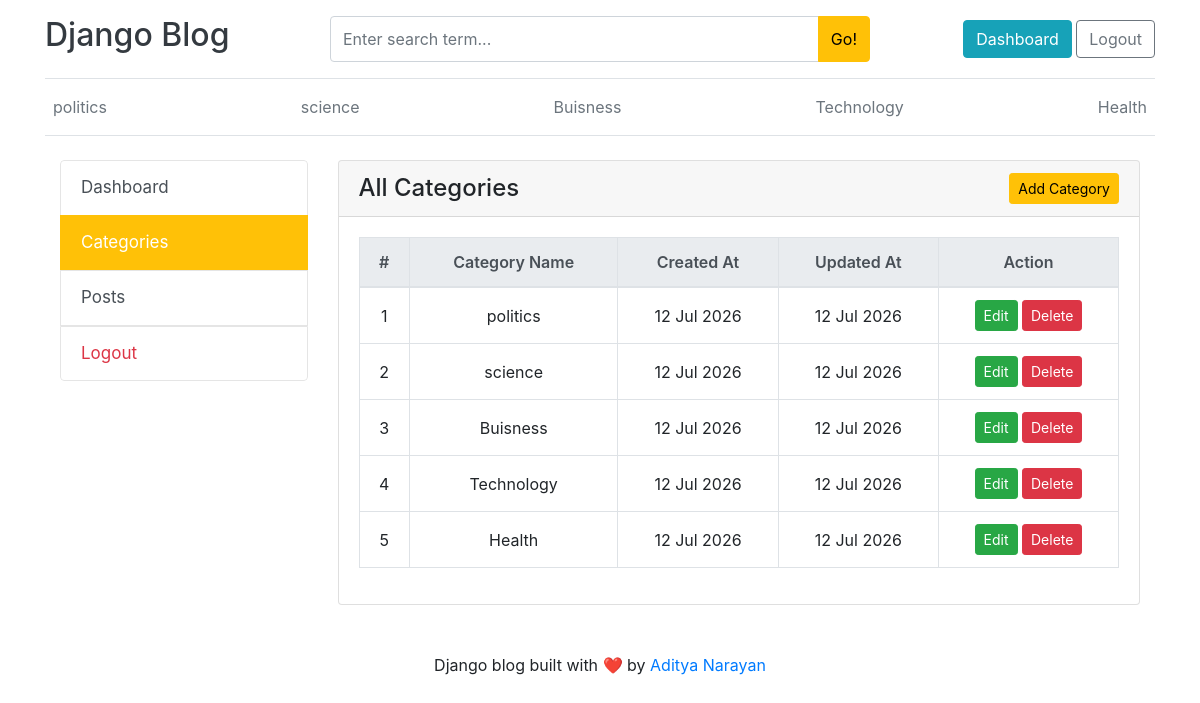
Page /dashboard/categories/ (signed in) on the earlier database version.
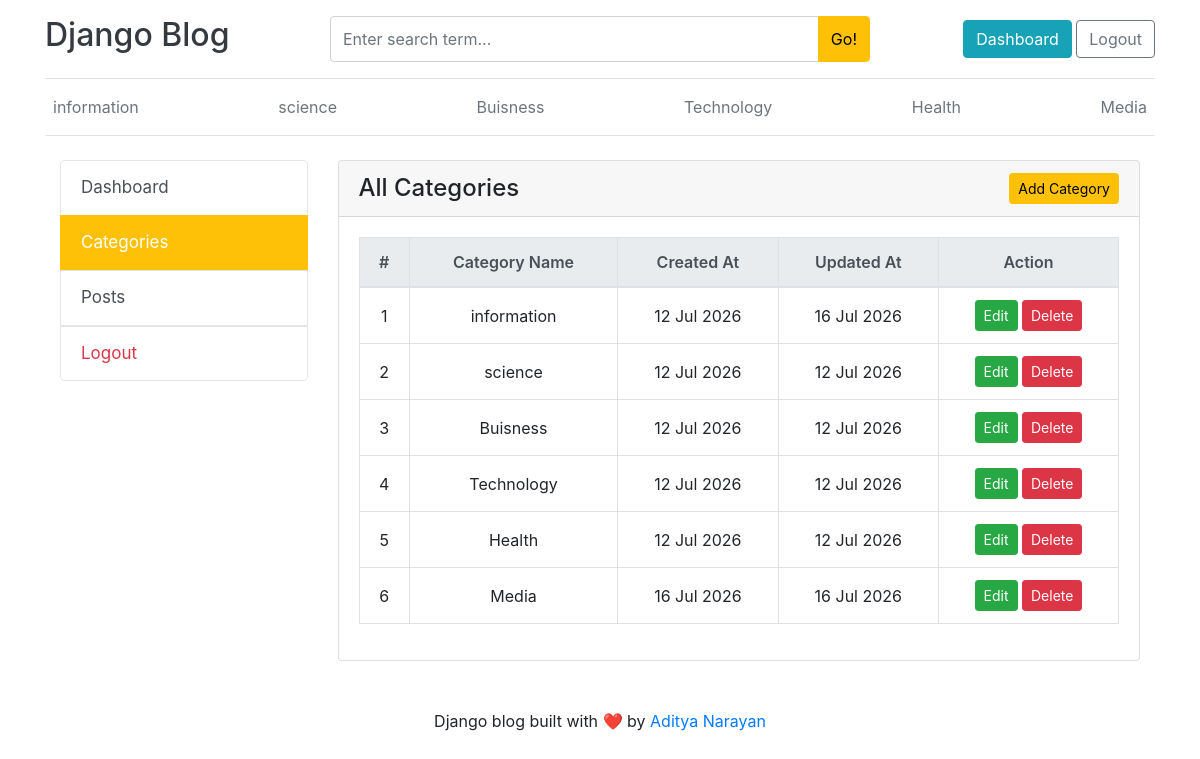
Same page on the later database version.
### blogs/models.py (models this page shows, shortened)
class Category(models.Model):
    category_name = models.CharField(max_length=50, unique=True)
    created_at = models.DateTimeField(auto_now_add=True)
    updated_at = models.DateTimeField(auto_now=True)
    class Meta:
        verbose_name_plural = "Categories"

### dashboard/views.py (the view)
# urls.py: path('categories/', views.categories, name='categories'),
@login_required(login_url='login')
@manager_required
def categories(request):
    categories = Category.objects.all().order_by('id')
    return render(request, 'categories.html', {
        'categories': categories
    })

### blogs/context_processors.py (called while the page is built)
def get_categories(request):
    categories = Category.objects.all()
    return {
        'categories': categories,
    }

def get_Social_links(request):
    social_links=SocialLink.objects.all()
    return dict(social_links=social_links)

### dashboard/views.py (called while the page is built)
def manager_required(view_func):
    @wraps(view_func)
    def wrapper(request, *args, **kwargs):
        if request.user.is_superuser:
            return view_func(request, *args, **kwargs)
        if request.user.groups.filter(name="Manager").exists():
            return view_func(request, *args, **kwargs)
        return HttpResponseForbidden(
            "You are not authorized to access this page."
        )
    return wrapper

### blog_main/templates/categories.html
{% extends 'base.html' %}
{% block content %}
<div class="container mt-4">
    <div class="row">
        <div class="col-md-3 dashboard-sidebar">
            <div class="list-group">
                <a href="{% url 'dashboard' %}" class="list-group-item list-group-item-action">
                    Dashboard
                </a>
                <a href="{% url 'categories' %}" class="list-group-item list-group-item-action active">
                    Categories
                </a>
            <a href="{% url 'posts' %}" class="list-group-item list-group-item-action">
    Posts
</a>
                <a href="{% url 'logout' %}" class="list-group-item list-group-item-action text-danger">
                    Logout
                </a>
            </div>
        </div>
        <div class="col-md-9">
            <div class="card">
                <div class="card-header d-flex justify-content-between align-items-center">
                    <h4 class="mb-0">All Categories</h4>
                    <a href="{% url 'add_category' %}" class="btn btn-warning btn-sm">
                        Add Category
                    </a>
                </div>
                <div class="card-body">
                    <table class="table table-bordered table-hover">
                        <thead class="thead-light">
                            <tr>
                                <th>#</th>
                                <th>Category Name</th>
                                <th>Created At</th>
                                <th>Updated At</th>
                                <th>Action</th>
                            </tr>
                        </thead>
                        <tbody>
                            {% for category in categories %}
                            <tr>
                                <td>{{ forloop.counter }}</td>
                                <td>{{ category.category_name }}</td>
                                <td>{{ category.created_at|date:"d M Y" }}</td>
                                <td>{{ category.updated_at|date:"d M Y" }}</td>
                             <td>
    <a href="{% url 'edit_category' category.id %}" class="btn btn-success btn-sm">
        Edit
    </a>
    <a href="{% url 'delete_category' category.id %}" class="btn btn-danger btn-sm">
        Delete
    </a>
</td>
                            </tr>
                            {% empty %}
                            <tr>
                                <td colspan="5" class="text-center">
                                    No Categories Found
                                </td>
                            </tr>
                            {% endfor %}
                        </tbody>
                    </table>
                </div>
            </div>
        </div>
    </div>
</div>
{% endblock %}

### blog_main/templates/base.html (shortened to what this page needs)
{% load static %}
<!DOCTYPE html>
<html lang="en">
<head>
    <link rel="stylesheet"
          href="https://cdn.jsdelivr.net/npm/bootstrap@4.6.2/dist/css/bootstrap.min.css">
    <link rel="stylesheet"
          href="https://cdnjs.cloudflare.com/ajax/libs/font-awesome/6.5.2/css/all.min.css">
    <link rel="stylesheet" href="{% static 'css/blog.css' %}">
</head>
<body>
<div class="container">
    <header class="blog-header py-3 border-bottom">
        <div class="row align-items-center">
            <div class="col-md-3">
                <a href="{% url 'home' %}"
                   class="blog-header-logo text-dark"
                   style="text-decoration:none;">
                    <h2>Django Blog</h2>
                </a>
            </div>
            <div class="col-md-6">
                <form action="{% url 'search' %}" method="GET">
                    <div class="input-group">
                        <input
                            type="text"
                            name="keyword"
                            class="form-control"
                            placeholder="Enter search term...">
                        <div class="input-group-append">
                            <button class="btn btn-warning" type="submit">
                                Go!
                            </button>
                        </div>
                    </div>
                </form>
            </div>
            <div class="col-md-3 text-right">
                {% if user.is_authenticated %}
                    <a href="{% url 'dashboard' %}"
                       class="btn btn-info">
                        Dashboard
                    </a>
                    <a href="{% url 'logout' %}"
                       class="btn btn-outline-secondary">
                        Logout
                    </a>
                {% endif %}
            </div>
        </div>
    </header>
    <div class="nav-scroller py-2 mb-4 border-bottom">
        <nav class="nav d-flex justify-content-between">
            {% for cat in categories %}
                <a class="p-2 text-muted"
                   href="{% url 'post_by_category' cat.id %}">
                    {{ cat.category_name }}
                </a>
            {% endfor %}
        </nav>
    </div>
    {% block content %}
    {% endblock %}
</div>
<footer class="blog-footer mt-5">
    <div class="container text-center">
        <p class="mb-0">
            Django blog built with ❤️ by
            <a href="#">Aditya Narayan</a>
        </p>
    </div>
</footer>
</body>
</html>

Differences in the rows shown:
changed Category: category_name "politics" → "information"; updated_at "12 Jul 2026" → "16 Jul 2026"
added Category: category_name "Media", created_at "16 Jul 2026", updated_at "16 Jul 2026"
